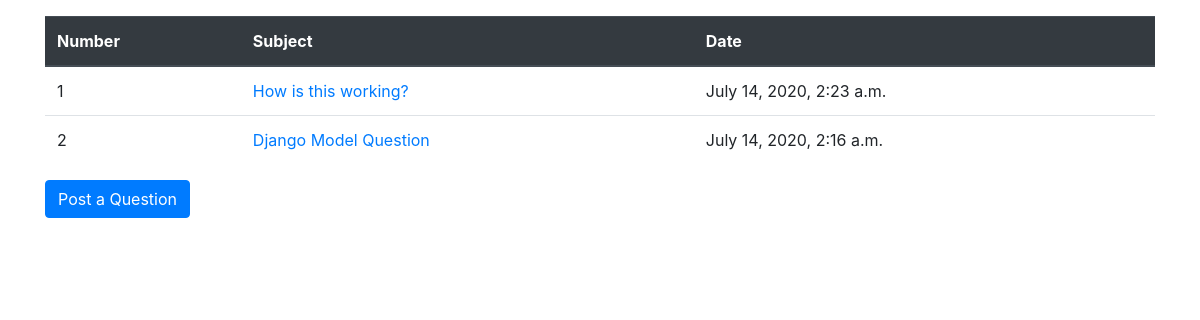
Page /pybo/ on the earlier database version.
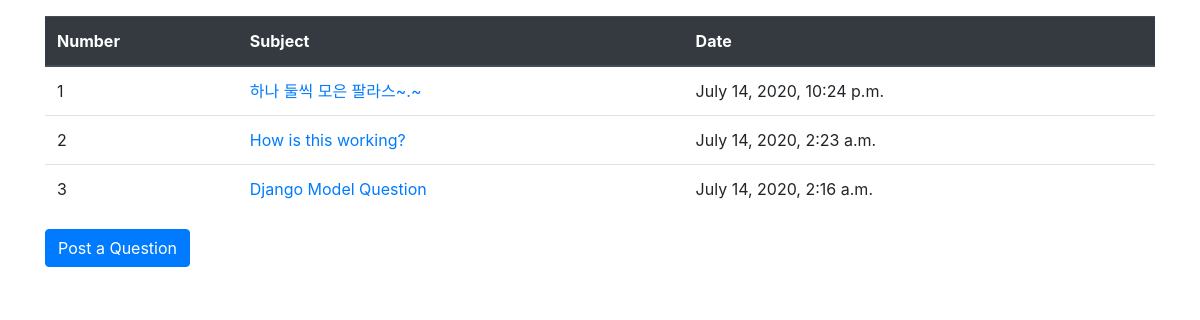
Same page on the later database version.
### pybo/models.py (models this page shows, shortened)
class Question(models.Model):
    subject = models.CharField(max_length=200)
    content = models.TextField()
    create_date = models.DateTimeField()

### pybo/views.py (the view)
# urls.py: path('', views.index, name='index'),
def index(request):
    question_list = Question.objects.order_by('-create_date')
    context = {'question_list': question_list}
    return render(request, 'pybo/question_list.html', context)

### templates/pybo/question_list.html
{% extends 'base.html' %}
{% block content %}
<div class="container my-3">
    <table class="table">
        <thead>
        <tr class="thead-dark">
            <th>Number</th>
            <th>Subject</th>
            <th>Date</th>
        </tr>
        </thead>
        <tbody>
        {% if question_list %}
        {% for question in question_list %}
        <tr>
            <td>{{ forloop.counter }}</td>
            <td>
                <a href="{% url 'pybo:detail' question.id %}">{{ question.subject }}</a>
            </td>
            <td>{{ question.create_date }}</td>
        </tr>
        {% endfor %}
        {% else %}
        <tr>
            <td colspan="3">No Questions.</td>
        </tr>
        {% endif %}
        </tbody>
    </table>
    <a href="{% url 'pybo:create_question' %}" class="btn btn-primary">Post a Question</a>
</div>
{% endblock %}

### templates/base.html (shortened to what this page needs)
{% load static %}
<!doctype html>
<html lang="en">
<head>
    <link rel="stylesheet" type="text/css" href="{% static 'bootstrap.min.css' %}">
    <link rel="stylesheet" type="text/css" href="{% static 'style.css' %}">
</head>
<body>
{% block content %}
{% endblock %}
</body>
</html>

Differences in the rows shown:
added Question: subject "하나 둘씩 모은 팔라스~.~", create_date "July 14, 2020, 10:24 p.m."
